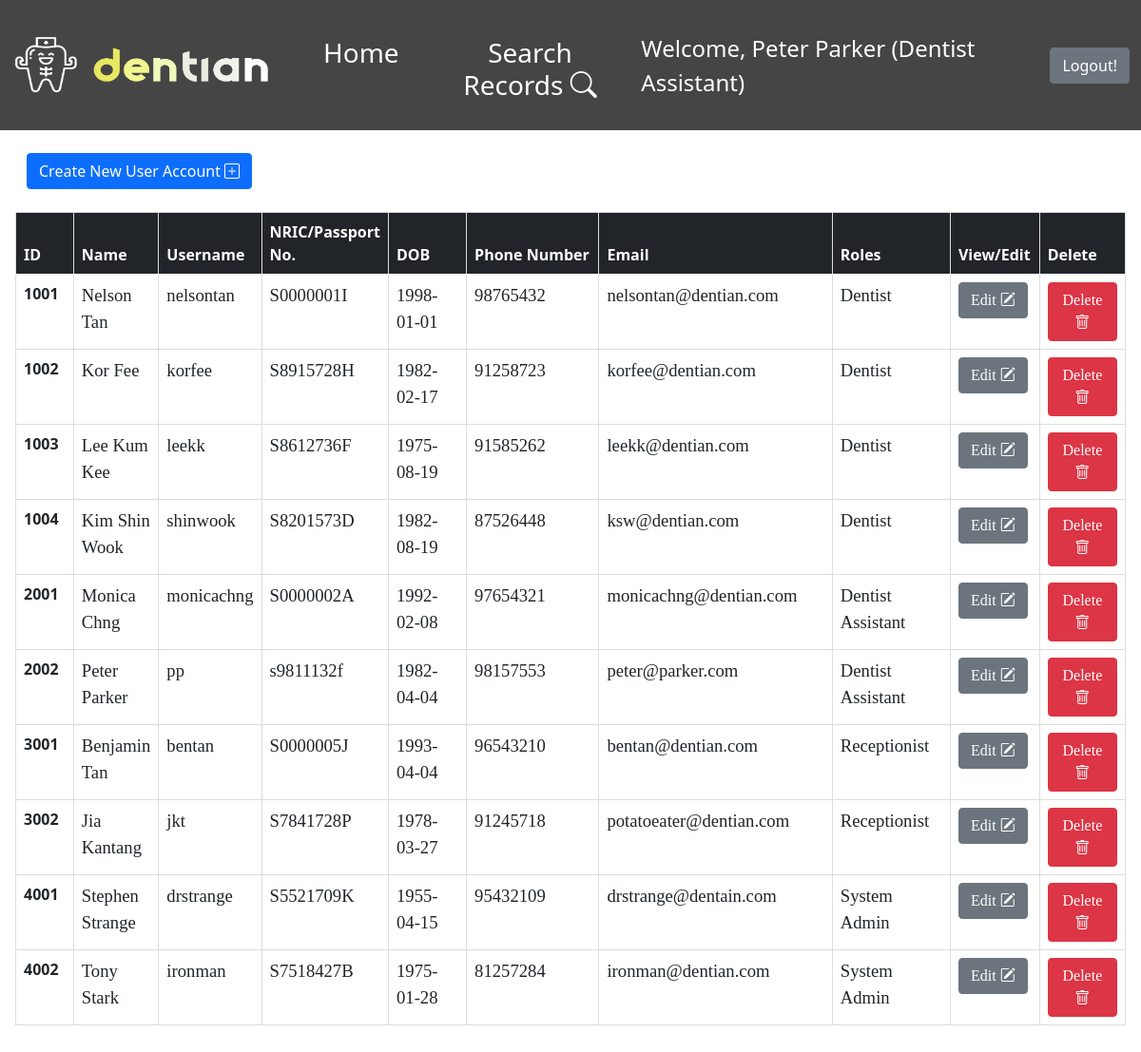
Page /AdminDashboard.php (signed in) on the committed database.
### tables this page shows
CREATE TABLE `user_table` (
  `Emp_ID` int(11) NOT NULL,
  `First_Name` varchar(20) NOT NULL,
  `Last_Name` varchar(20) DEFAULT NULL,
  `username` varchar(20) NOT NULL,
  `password` varchar(20) NOT NULL,
  `NRIC_PNum` varchar(9) NOT NULL,
  `Gender` char(1) NOT NULL,
  `Birth_Date` date DEFAULT NULL,
  `Address` varchar(100) NOT NULL,
  `Phone_Num` int(8) NOT NULL,
  `Email` varchar(50) NOT NULL,
  `Role` varchar(20) NOT NULL,
  `Specialization` varchar(50) NOT NULL
);

### db_connection.php (called while the page is built, shortened)
<?php
class DB_Connect
{
    public function connect()
    {
        try {
            $host2 = "sql6.freemysqlhosting.net";
            $db2 = "sql6501826";
            $username2 = "sql6501826";
            $password2 = "YnaPNqTYI4";
            $conn = new PDO('mysql:host='. $host2 . '; dbname=' . $db2 , $username2, $password2);
            return $conn;
        } catch (PDOException $e) {
            print "Error: " . $e->getMessage() . "<br>";
            die();
        }
    }
}

### AdminDashboard.php (the view, shortened to what this page needs)
<?php
include 'db_connection.php';
include 'Navbar.php';
if (!isset($_SESSION['Role']) && empty($_SESSION['Role'])) {
	header("Location: index.php");
} else {
	if (!isset($_SESSION['temp']) && empty($_SESSION['temp'])) {
		$db = new DB_Connect();
		$stmt = $db->connect()->prepare("SELECT * FROM user_table");
		$stmt->execute();
		if ($stmt->rowCount() > 0) {
			$users = $stmt->fetchAll(PDO::FETCH_ASSOC);
		}
	} else {
		$users = $_SESSION['temp'];
		$errormsg = $_SESSION['errorMsg'];
		$rowCount = $_SESSION['rowCount'];
	}
}
?>
<html>
<head>
	<link rel="stylesheet" href="https://cdn.jsdelivr.net/npm/bootstrap-icons@1.8.1/font/bootstrap-icons.css">
	<link href="https://cdn.jsdelivr.net/npm/bootstrap@5.0.2/dist/css/bootstrap.min.css" rel="stylesheet">
	<link rel="stylesheet" href="https://cdn.jsdelivr.net/npm/bootstrap-icons@1.8.1/font/bootstrap-icons.css">
</head>
<body>
	<div class="w-100 p-3">
		<nav class="navbar navbar-light bg-transparent">
			<div class="container-fluid mb-3">
				<button type="button" class="btn btn-primary" data-bs-toggle="modal" data-bs-target="#createAcc">Create New User Account <i class="bi bi-plus-square"></i></button>
			</div>
		</nav>
		<table class="table">
			<thead class="table-dark">
				<tr>
					<th scope="col" style="width: 100px">ID</th>
					<th scope="col">Name</th>
					<th scope="col">Username</th>
					<th scope="col">NRIC/Passport No.</th>
					<th scope="col" style="width: 200px">DOB</th>
					<th scope="col" style="width: 400px">Phone Number</th>
					<th scope="col" style="width: 400px">Email</th>
					<th scope="col" style="width: 200px">Roles</th>
					<th scope="col" style="width: 100px">View/Edit</th>
					<th scope="col" style="width: 120px">Delete</th>
				</tr>
			</thead>
			<tbody>
				<?php
				foreach ($users as $user) {
					echo
					'<tr>' .
						'<th scope="row">' . $user['Emp_ID'] . '</th>' .
						'<td class="firstName">' . $user['First_Name'] . ' ' . $user['Last_Name'] . '</td>' .
						'<td>' . $user['username'] . '</td>' .
						'<td style=display:none>' . $user['password'] . '</td>' .
						'<td>' . $user['NRIC_PNum'] .
						'<td style=display:none>' . $user['Gender'] . '</td>' .
						'<td>' . $user['Birth_Date'] . '</td>' .
						'<td style=display:none>' . $user['Address'] . '</td>' .
						'<td>' . $user['Phone_Num'] . '</td>' .
						'<td>' . $user['Email'] . '</td>' .
						'<td>' . $user['Role'] . '</td>' .
						'<td style=display:none>' . $user['Specialization'] . '</td>' .
						'<td><button type="button" class="btn btn-secondary editBtn" data-bs-toggle="modal" data-bs-target="#editAcc">Edit <i class="bi bi-pencil-square"></i></button></td>' .
						'<td><button type="button" class="btn btn-danger deleteBtn" data-bs-toggle="modal" data-bs-target="#deleteAcc">Delete <i class="bi bi-trash"></i></button></td>' .
						'</tr>';
				}
				?>
			</tbody>
		</table>
	</div>
</body>
</html>

### AdminDashboard.php (style rules this page uses)
p, td { font-family: garamond; font-size: 14pt; }
td, th { border: 1px solid #ddd; }
table { width: 50%; background-color: white; text-align: left; }
body { background-image: url('img/AdminBackground.png'); background-repeat: no-repeat; background-attachment: fixed; background-size: cover; }

### rows in the picture
user_table: Emp_ID "1001", First_Name "Nelson", Last_Name "Tan", username "nelsontan", NRIC_PNum "S0000001I", Birth_Date "1998-01-01", Phone_Num "98765432", Email "nelsontan@dentian.com", Role "Dentist"
user_table: Emp_ID "1002", First_Name "Kor", Last_Name "Fee", username "korfee", NRIC_PNum "S8915728H", Birth_Date "1982-02-17", Phone_Num "91258723", Email "korfee@dentian.com", Role "Dentist"
user_table: Emp_ID "1003", First_Name "Lee", Last_Name "Kum Kee", username "leekk", NRIC_PNum "S8612736F", Birth_Date "1975-08-19", Phone_Num "91585262", Email "leekk@dentian.com", Role "Dentist"
user_table: Emp_ID "1004", First_Name "Kim", Last_Name "Shin Wook", username "shinwook", NRIC_PNum "S8201573D", Birth_Date "1982-08-19", Phone_Num "87526448", Email "ksw@dentian.com", Role "Dentist"
user_table: Emp_ID "2001", First_Name "Monica", Last_Name "Chng", username "monicachng", NRIC_PNum "S0000002A", Birth_Date "1992-02-08", Phone_Num "97654321", Email "monicachng@dentian.com", Role "Dentist Assistant"
user_table: Emp_ID "2002", First_Name "Peter", Last_Name "Parker", username "pp", NRIC_PNum "s9811132f", Birth_Date "1982-04-04", Phone_Num "98157553", Email "peter@parker.com", Role "Dentist Assistant"
user_table: Emp_ID "3001", First_Name "Benjamin", Last_Name "Tan", username "bentan", NRIC_PNum "S0000005J", Birth_Date "1993-04-04", Phone_Num "96543210", Email "bentan@dentian.com", Role "Receptionist"
user_table: Emp_ID "3002", First_Name "Jia", Last_Name "Kantang", username "jkt", NRIC_PNum "S7841728P", Birth_Date "1978-03-27", Phone_Num "91245718", Email "potatoeater@dentian.com", Role "Receptionist"
user_table: Emp_ID "4001", First_Name "Stephen", Last_Name "Strange", username "drstrange", NRIC_PNum "S5521709K", Birth_Date "1955-04-15", Phone_Num "95432109", Email "drstrange@dentain.com", Role "System Admin"
user_table: Emp_ID "4002", First_Name "Tony", Last_Name "Stark", username "ironman", NRIC_PNum "S7518427B", Birth_Date "1975-01-28", Phone_Num "81257284", Email "ironman@dentian.com", Role "System Admin"

### other values in the picture
$_SESSION['Name'] "Peter Parker"
$_SESSION['Role'] "Dentist Assistant"
